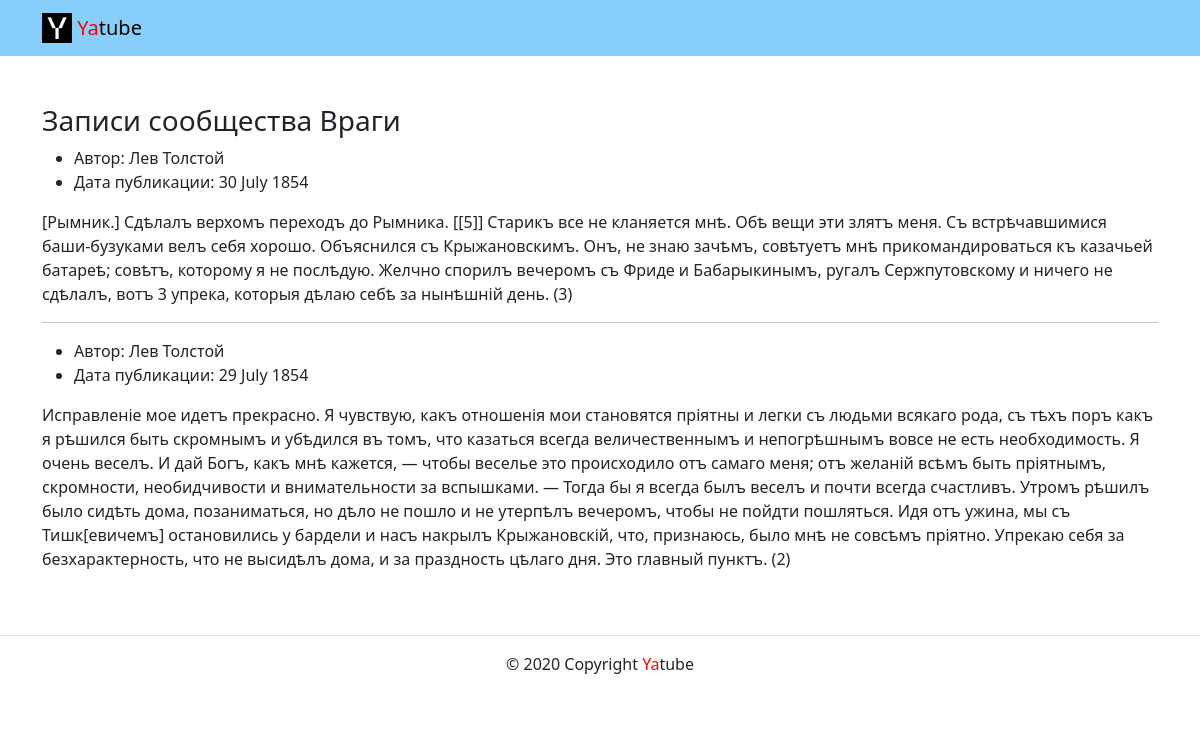
/group/enemies/, run on the app's committed database.
### posts/models.py (models this page shows)
class Post(models.Model):
    text = models.TextField()
    pub_date = models.DateTimeField(auto_now_add=True)
    author = models.ForeignKey(
        User,
        on_delete=models.CASCADE,
        related_name='posts'
    )
    group = models.ForeignKey(
        Group, blank=True, null=True,
        on_delete=models.CASCADE,
    )

### posts/views.py (the view)
# urls.py: path('group/<slug:slug>/', views.group_posts, name='group_list'),
def group_posts(request, slug):
    group = get_object_or_404(Group, slug=slug)
    posts = Post.objects.filter(group=group).order_by('-pub_date')[:10]
    context = {
        'posts': posts,
        'group': group,
        'title': f'Записи сообщества {group}'
    }
    return render(request, 'posts/group_list.html', context)

### posts/models.py (called while the page is built)
    def __str__(self):
        return self.title

### templates/posts/group_list.html (shortened to what this page needs)
{% extends 'base.html' %}
{%block content %}
<div class="container py-5">
  <h3> {{ title }} </h3>
      {% for post in posts %}
        <article>
        <ul>
          <li>
            Автор: {{ post.author.get_full_name }}
          </li>
          <li>
            Дата публикации: {{ post.pub_date|date:"d E Y" }}
          </li>
        </ul>
        <p>
          {{ post.text }}
        </p>
        {% if not forloop.last %}<hr>{% endif %}
        </article>
      {% endfor %}
  </div>
{%endblock%}
{%block footer%}
<footer class="page-footer font-small blue border-top">
  <div class="footer-copyright text-center py-3">
    {% include 'includes/footer.html' %}
  </div>
</footer>
{%endblock%}

### data on the page
Post: author.get_full_name "Лев Толстой", pub_date "30 July 1854", text "[Рымник.] Сдѣлалъ верхомъ переходъ до Рымника. [[5]] Старикъ все не кланяется мнѣ. Обѣ вещи эти злятъ меня. Съ встрѣчавшимися баши-бузуками велъ себя хорошо. Объяснился съ Крыжановскимъ. Онъ, не знаю зачѣмъ, совѣтуетъ мнѣ прикомандироваться къ казачьей батареѣ; совѣтъ, которому я не послѣдую. Желчно спорилъ вечеромъ съ Фриде и Бабарыкинымъ, ругалъ Сержпутовскому и ничего не сдѣлалъ, вотъ 3 упрека, которыя дѣлаю себѣ за нынѣшній день. (3)"
Post: author.get_full_name "Лев Толстой", pub_date "29 July 1854", text "Исправленіе мое идетъ прекрасно. Я чувствую, какъ отношенія мои становятся пріятны и легки съ людьми всякаго рода, съ тѣхъ поръ какъ я рѣшился быть скромнымъ и убѣдился въ томъ, что казаться всегда величественнымъ и непогрѣшнымъ вовсе не есть необходимость. Я очень веселъ. И дай Богъ, какъ мнѣ кажется, — чтобы веселье это происходило отъ самаго меня; отъ желаній всѣмъ быть пріятнымъ, скромности, необидчивости и внимательности за вспышками. — Тогда бы я всегда былъ веселъ и почти всегда счастливъ. Утромъ рѣшилъ было сидѣть дома, позаниматься, но дѣло не пошло и не утерпѣлъ вечеромъ, чтобы не пойдти пошляться. Идя отъ ужина, мы съ Тишк[евичемъ] остановились у бардели и насъ накрылъ…"

### other printed values
{{ title }} "Записи сообщества Враги"
